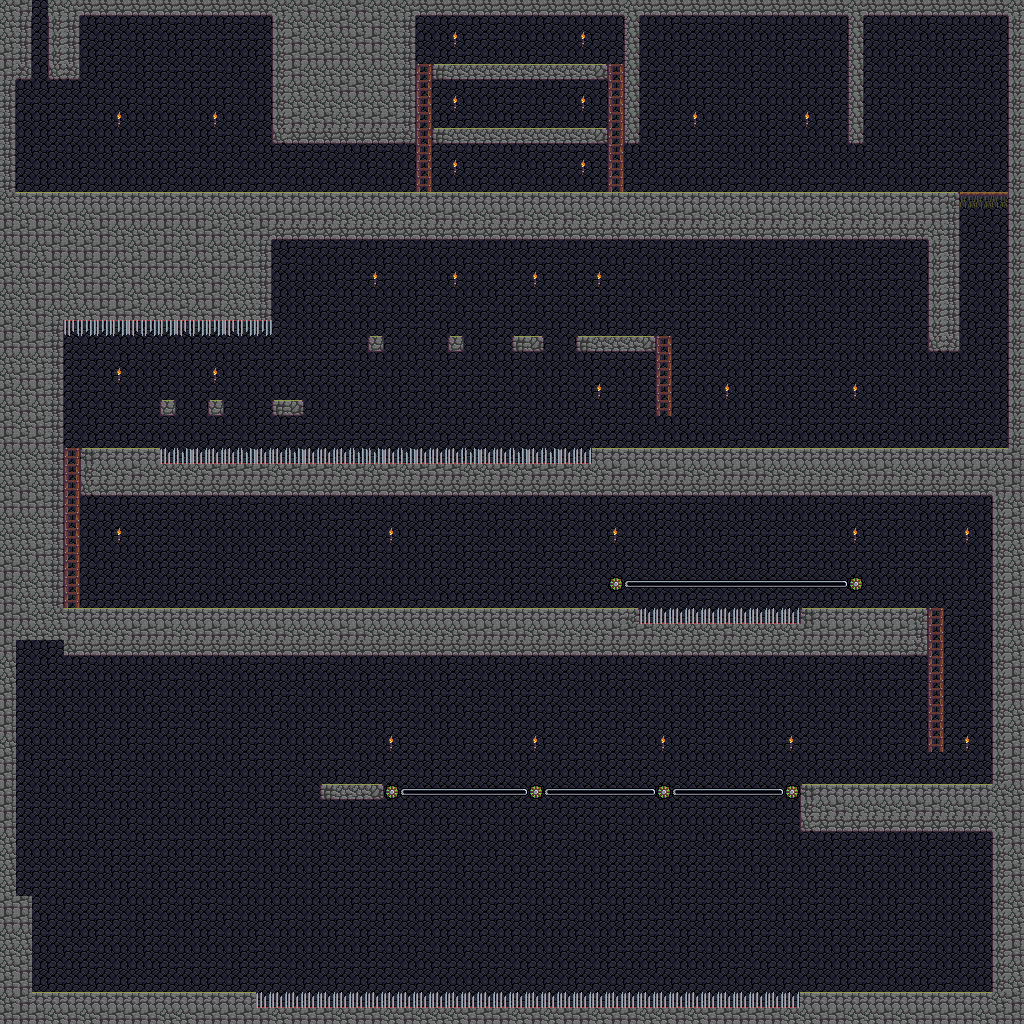

Tiled map render using the project's own tile images. Description and the map definition, with tile-layer contents summarised, below:
An orthogonal 64x64 tile map with 16x16 px tiles, 3 tile layers (background_tiles, tiles, deco), 2 tilesets and 17 objects (4x monster_spawn, 4x platform, 3x message, player_spawn, voice_trigger, ...).

<map version="1.2" tiledversion="1.2.1" orientation="orthogonal" renderorder="right-down" width="64" height="64" tilewidth="16" tileheight="16" infinite="0" nextlayerid="6" nextobjectid="28">
 <tileset firstgid="1" source="tiles.tsx" />
 <tileset firstgid="257" source="background_tiles.tsx" />
 <layer id="1" name="background_tiles" width="64" height="64">
  <data>[4096 cells, 4096 non-empty, 2 distinct tile ids]</data>
 </layer>
 <layer id="2" name="tiles" width="64" height="64">
  <properties>
   <property name="collidable" type="bool" value="true" />
  </properties>
  <data>[4096 cells, 1248 non-empty, 19 distinct tile ids]</data>
 </layer>
 <layer id="4" name="deco" width="64" height="64">
  <data>[4096 cells, 71 non-empty, 5 distinct tile ids]</data>
 </layer>
 <objectgroup id="3" name="objects">
  <properties>
   <property name="collidable" type="bool" value="true" />
  </properties>
  <object id="1" name="spawn_1_1" type="player_spawn" x="32" y="16">
   <point />
  </object>
  <object id="2" name="goblin_1" type="monster_spawn" x="208" y="192">
   <properties>
    <property name="monster_type" value="Goblin" />
    <property name="patrol_max_x" type="int" value="640" />
    <property name="patrol_min_x" type="int" value="112" />
   </properties>
   <point />
  </object>
  <object id="3" name="singoblisa_intro" type="voice_trigger" x="592" y="240" width="320" height="208" visible="0">
   <properties>
    <property name="repeats" value="once" />
    <property name="slot" value="boss" />
    <property name="voice" value="singoblisa_intro" />
   </properties>
  </object>
  <object id="8" name="soul_gate_1" type="door" x="848" y="144" width="16" height="48">
   <properties>
    <property name="sprite" value="soul_gate_closed" />
   </properties>
  </object>
  <object id="10" name="altar_1" type="altar" x="736" y="160" width="16" height="32">
   <properties>
    <property name="message" value="Offer souls to continue your journey." />
    <property name="soul_cost" type="int" value="10" />
    <property name="sprite" value="altar" />
    <property name="unlocks" value="soul_gate_1" />
   </properties>
  </object>
  <object id="12" name="tutorial_text_1" type="message" x="16" y="80" width="96" height="112" visible="0">
   <properties>
    <property name="collision_type" value="cross" />
    <property name="message" value="[x] to throw daggers" />
   </properties>
  </object>
  <object id="13" name="tutorial_text_2" type="message" x="134" y="80" width="96" height="112" visible="0">
   <properties>
    <property name="collision_type" value="cross" />
    <property name="message" value="[space] to jump" />
   </properties>
  </object>
  <object id="14" name="tutorial_text_3" type="message" x="272" y="144" width="144" height="48" visible="0">
   <properties>
    <property name="collision_type" value="cross" />
    <property name="message" value="[c] to interract" />
   </properties>
  </object>
  <object id="15" name="goblin_2" type="monster_spawn" x="800" y="448">
   <properties>
    <property name="monster_type" value="Goblin" />
    <property name="patrol_max_x" type="int" value="928" />
    <property name="patrol_min_x" type="int" value="672" />
   </properties>
   <point />
  </object>
  <object id="16" name="goblin_3" type="monster_spawn" x="560" y="608">
   <properties>
    <property name="monster_type" value="Goblin" />
    <property name="patrol_max_x" type="int" value="600" />
    <property name="patrol_min_x" type="int" value="350" />
   </properties>
   <point />
  </object>
  <object id="17" name="goblin_4" type="monster_spawn" x="272" y="608">
   <properties>
    <property name="monster_type" value="Goblin" />
    <property name="patrol_max_x" type="int" value="330" />
    <property name="patrol_min_x" type="int" value="160" />
   </properties>
   <point />
  </object>
  <object id="18" name="bonfire_1" type="checkpoint" x="112" y="416" width="16" height="32">
   <properties>
    <property name="sprite" value="bonfire_unlit" />
   </properties>
  </object>
  <object id="21" name="log_1" type="platform" x="640" y="580" width="48" height="8">
   <properties>
    <property name="max_x" type="int" value="800" />
    <property name="min_x" type="int" value="624" />
    <property name="sprite" value="log_3w" />
   </properties>
  </object>
  <object id="23" name="log_2" type="platform" x="672" y="788" width="48" height="8">
   <properties>
    <property name="max_x" type="int" value="736" />
    <property name="min_x" type="int" value="672" />
    <property name="sprite" value="log_3w" />
   </properties>
  </object>
  <object id="24" name="log_3" type="platform" x="544" y="788" width="48" height="8">
   <properties>
    <property name="max_x" type="int" value="608" />
    <property name="min_x" type="int" value="544" />
    <property name="sprite" value="log_3w" />
   </properties>
  </object>
  <object id="25" name="log_4" type="platform" x="400" y="788" width="48" height="8">
   <properties>
    <property name="max_x" type="int" value="480" />
    <property name="min_x" type="int" value="400" />
    <property name="sprite" value="log_3w" />
   </properties>
  </object>
  <object id="27" name="to_level_2" type="exit" x="976" y="928" width="16" height="64">
   <properties>
    <property name="exit_to" value="level_2" />
   </properties>
  </object>
 </objectgroup>
</map>